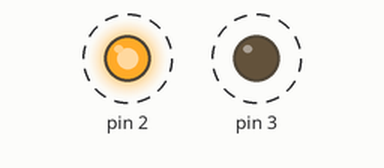
Bench run of a sketch on a simulated Arduino Uno, built with avr-gcc and run on an emulated ATmega328P. On the bench: output pins drawn as LEDs (lit = HIGH). Dashed ring = blinking.

Above: at 0.2 s.
Timing chart, 0 to 3.0 s (numbered marks = the images above):
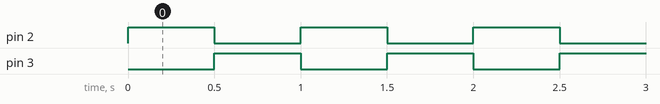

Measured:
- by itself, pin 2, pin 3: alternates HIGH for 0.50 s and LOW for 0.50 s
- by itself, everything shown: repeats every 1.0 s, in 3 steps

The sketch:

Led2.ino
```cpp
void setup() {
  // initialize digital pin LED_BUILTIN as an output.
  pinMode(3, OUTPUT);
    pinMode(2, OUTPUT);
}

// the loop function runs over and over again forever
void loop() {
  digitalWrite(2, HIGH);   // turn the LED on (HIGH is the voltage level)
  delay(500);                       // wait for a second
  digitalWrite(3, HIGH);   // turn the LED on (HIGH is the voltage level)
  delay(0);                       // wait for a second
  digitalWrite(2, LOW);    // turn the LED off by making the voltage LOW
  delay(500);                       // wait for a second
  digitalWrite(3, LOW);    // turn the LED off by making the voltage LOW
  delay(0);                       // wait for a second
}
```
